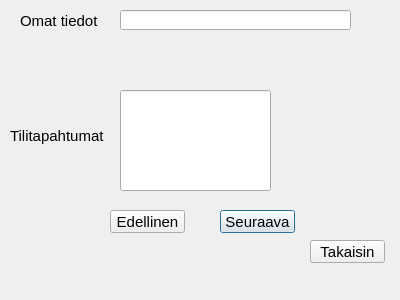
<?xml version="1.0" encoding="UTF-8"?>
<ui version="4.0">
 <class>selaatilitapahtumia</class>
 <widget class="QDialog" name="selaatilitapahtumia">
  <property name="geometry">
   <rect>
    <x>0</x>
    <y>0</y>
    <width>400</width>
    <height>300</height>
   </rect>
  </property>
  <property name="font">
   <font>
    <pointsize>11</pointsize>
   </font>
  </property>
  <property name="windowTitle">
   <string>Dialog</string>
  </property>
  <widget class="QPushButton" name="btnSeuraava">
   <property name="geometry">
    <rect>
     <x>220</x>
     <y>210</y>
     <width>75</width>
     <height>23</height>
    </rect>
   </property>
   <property name="text">
    <string>Seuraava</string>
   </property>
  </widget>
  <widget class="QPushButton" name="btnPalaatilitapahtumat">
   <property name="geometry">
    <rect>
     <x>310</x>
     <y>240</y>
     <width>75</width>
     <height>23</height>
    </rect>
   </property>
   <property name="text">
    <string>Takaisin</string>
   </property>
  </widget>
  <widget class="QLineEdit" name="leTT5">
   <property name="geometry">
    <rect>
     <x>120</x>
     <y>90</y>
     <width>151</width>
     <height>101</height>
    </rect>
   </property>
  </widget>
  <widget class="QLineEdit" name="lineEdit_3">
   <property name="geometry">
    <rect>
     <x>120</x>
     <y>10</y>
     <width>231</width>
     <height>20</height>
    </rect>
   </property>
  </widget>
  <widget class="QLabel" name="label">
   <property name="geometry">
    <rect>
     <x>10</x>
     <y>110</y>
     <width>101</width>
     <height>51</height>
    </rect>
   </property>
   <property name="text">
    <string>Tilitapahtumat</string>
   </property>
  </widget>
  <widget class="QLabel" name="label_2">
   <property name="geometry">
    <rect>
     <x>20</x>
     <y>10</y>
     <width>91</width>
     <height>21</height>
    </rect>
   </property>
   <property name="text">
    <string>Omat tiedot</string>
   </property>
  </widget>
  <widget class="QPushButton" name="btnEdellinen">
   <property name="geometry">
    <rect>
     <x>110</x>
     <y>210</y>
     <width>75</width>
     <height>23</height>
    </rect>
   </property>
   <property name="text">
    <string>Edellinen</string>
   </property>
  </widget>
 </widget>
 <resources/>
 <connections/>
</ui>
